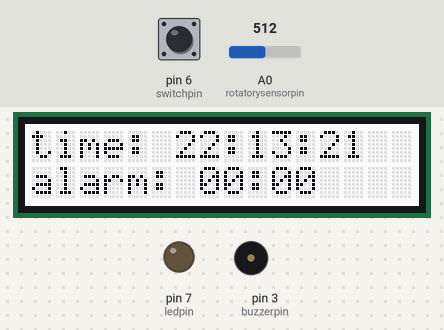
This sketch was run on a simulated Arduino Uno, built with avr-gcc and run on an emulated ATmega328P. Shown: 16×2 character LCD, output pins drawn as LEDs (lit = HIGH), buzzer (waves = sounding, pin HIGH). The test bench sets the inputs (shaded band); at power-on: pin 6 (switchpin) HIGH, A0 (rotatorysensorpin) = 512.

Above: at 1.2 s.
1.3 s: pin 6 (switchpin) pulled LOW for 0.15 s
At 1.99 s:
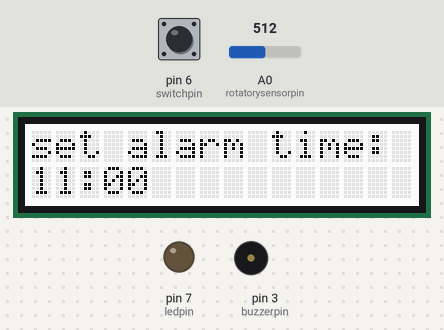
3.9 s: A0 (rotatorysensorpin) set to 716
At 5.6 s:
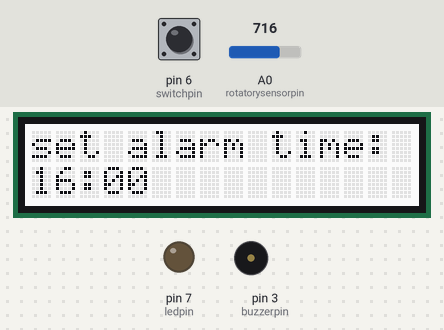
5.7 s: pin 6 (switchpin) pulled LOW for 1 s
At 6.23 s:
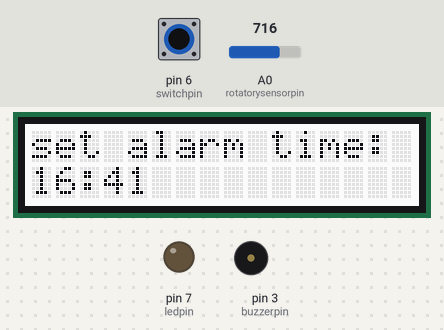
8.2 s: A0 (rotatorysensorpin) set to 900
At 8.61 s:
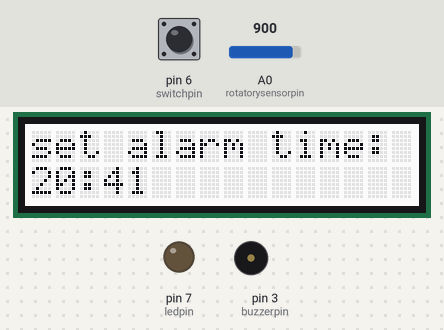
9.9 s: A0 (rotatorysensorpin) set to 1023
At 10.4 s:
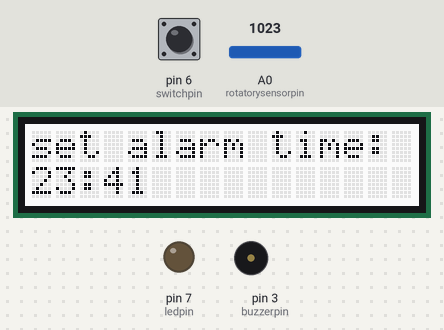
Timing chart, 0 to 12.7 s (numbered marks = the images above; inputs shaded):
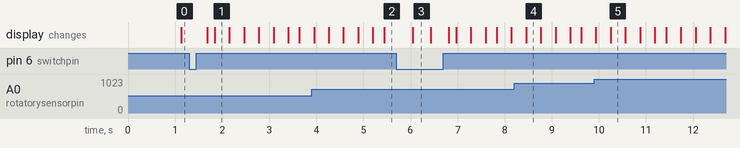

Measured:
- after the input at 1.3 s, the display: first changes after 0.38 s (image 1 shows a later state)
- after the input at 3.9 s, the display: first differs from a run without the input after 0.37 s (image 2)
- after the input at 5.7 s, the display: changes after 0.35 s (image 3)
- after the input at 8.2 s, the display: changes after 0.25 s (image 4)
- after the input at 9.9 s, the display: first differs from a run without the input after 0.35 s (image 5)

The sketch:

AlarmClock2.ino
```cpp
/*
Alarm Clock
Authors: Asher Norris
*/


#include "rgb_lcd.h"
#include <list>

rgb_lcd lcd;

//Global Vars
unsigned long CurrentTime;
unsigned long PrevoiusTime;
int CurrentHour,CurrentMinute,CurrentSecond;

const int buzzerpin = 3;
const int ledpin = 7;
const int rotatorysensorpin = A0;
const int switchpin = 6;


// Alarm variables
int alarmHour = 0;
int alarmmin = 0;
bool isSettingAlarm = false;
int editposition = 0; // 0 = edit hours, 1 = editing minute
bool flickerstate = true;

//Function sigs
void GetCurrentTime(unsigned long &CurrentTime, unsigned long &PrevoiusTime);
void ConvertSeconds(unsigned long CurrentTime, int& hour = CurrentHour,int &minute = CurrentMinute,int &second = CurrentSecond);
void DisplayTime(int hour = CurrentHour, int minute = CurrentMinute, int second = CurrentSecond,bool MilitaryTime = false);
void UpdateTime(unsigned long & Time = CurrentTime,unsigned long & LastTick = PrevoiusTime);
void showdisplaywhennotsettingalarm();


void setup() {
  // put your setup code here, to run once:
  pinMode(switchpin, INPUT);
  pinMode(buzzerpin, OUTPUT);
  pinMode(ledpin, OUTPUT);
  pinMode(rotatorysensorpin, INPUT);

  lcd.begin(16, 2);
  Serial.begin(9600);

  //sync time at program start
  GetCurrentTime(CurrentTime,PrevoiusTime);
}


void loop() {
  // put your main code here, to run repeatedly:

  if (digitalRead(switchpin) == LOW) {
    if (!isSettingAlarm) {
      isSettingAlarm = true;
      editposition = 0; // Start by editing hours
    } else if (editposition == 0) {
      editposition = 1; // Switch from hours to minutes
    } else {
      isSettingAlarm = false;
    }

    delay(300); // Simple delay to wait for the button press to settle
  }

  //time managment code
  UpdateTime();
  ConvertSeconds(CurrentTime);

  if (isSettingAlarm) {
    //checks if 300ms have passed and flips between true and false and flickers

    bool flickerstate = (millis() / 300) % 2 == 0; //uses built in millis() function


    // setting everything up to be displayed
    lcd.setCursor(0, 0);
    lcd.print("set alarm time: ");
    lcd.setCursor(0, 1);


    int sensorValue = analogRead(rotatorysensorpin);

    // Map rotary sensor value based on what position we are editing
    if (editposition == 0) {
      alarmHour = map(sensorValue, 0, 1023, 0, 23);
    } else {
      alarmmin = map(sensorValue, 0, 1023, 0, 59);
    }


    // flickers if editposition is 0 and flickerstate is false
    if (editposition == 0 && !flickerstate) {
      lcd.print("     ");
    } else {
      if (alarmHour < 10) {
        lcd.print("0"); //places a 0 in front of the number if hours are less than 10
      }
      lcd.print(alarmHour);
    }
    lcd.print(":"); //this seperates hours and minutes


    //flickers if editposition is 1 and flickerstate is false
    if (editposition == 1 && !flickerstate) {
      lcd.print("     ");
    } else {
      if (alarmmin < 10) {
        lcd.print("0"); //places a 0 in front of the number if minutes are less than 10
      }
      lcd.print(alarmmin);
    }
    lcd.print("      "); // Clears remaining characters to prevent lefovers from previous
  } else {
    //function call to show default time when not setting up alarm
    showdisplaywhennotsettingalarm();
  }

  delay(50);
}


void showdisplaywhennotsettingalarm() {
  lcd.setCursor(0, 0);  //moves cursor to first line of lcd
  lcd.print("time: ");
  if (CurrentHour < 10) {
    lcd.print("0");
  }
  lcd.print(CurrentHour);
  lcd.print(":");
  if (CurrentMinute < 10) {
    lcd.print("0");
  }
  lcd.print(CurrentMinute);
  lcd.print(":");
  if (CurrentSecond < 10) {
    lcd.print("0");
  }
  lcd.print(CurrentSecond);
  lcd.print(" ");
  lcd.setCursor(0, 1);  //moves cursor to bottom left corner
  lcd.print("alarm: ");
  if (alarmHour < 10) {
    lcd.print("0");
  }
  lcd.print(alarmHour);
  lcd.print(":");

  if (alarmmin < 10) {
    lcd.print("0");
  }
  lcd.print(alarmmin);
  lcd.print("          "); // Clears remaining characters to prevent lefovers from previous
}

/*
Used alot of reference params might wont to switch to just using globals.
Might make it a little more adjustable and readable
But if it work it works
*/
//function that converts seconds into hours, minutes and seconds
void ConvertSeconds(unsigned long CurrentTime, int &hour,int &minute ,int &second ){
  hour = CurrentTime/3600;
  minute = (CurrentTime%3600)/60;
  second = CurrentTime%60;

}


//pull time from compile time
//WILL BASE TIME FROM LAST COMPILE
//Might Want to fix in the future
void GetCurrentTime(unsigned long &CurrentTime, unsigned long &PrevoiusTime){
  int hour,minute,second;
  //Get Current Time
  sscanf(__TIME__, "%d:%d:%d", &hour, &minute, &second);
  CurrentTime = hour * 3600UL + minute * 60UL + second;
  PrevoiusTime = millis();

}
//Display the time
void DisplayTime(int hour, int minute, int second ,bool MilitaryTime){
  if (MilitaryTime)
    lcd.print(hour);
  else
    lcd.print(hour%12);
  lcd.print(":");
  lcd.print(minute);
  lcd.print(":");
  lcd.print(second);
}


//update time, independent of other loop occurences, doesnt matter time between calls
void UpdateTime(unsigned long & Time,unsigned long & LastTick){
  unsigned long current = millis();
  unsigned long delta = (current - LastTick)/1000UL;

  if (delta > 0){
    LastTick = current;
    Time = Time + delta;
  }


}
```
